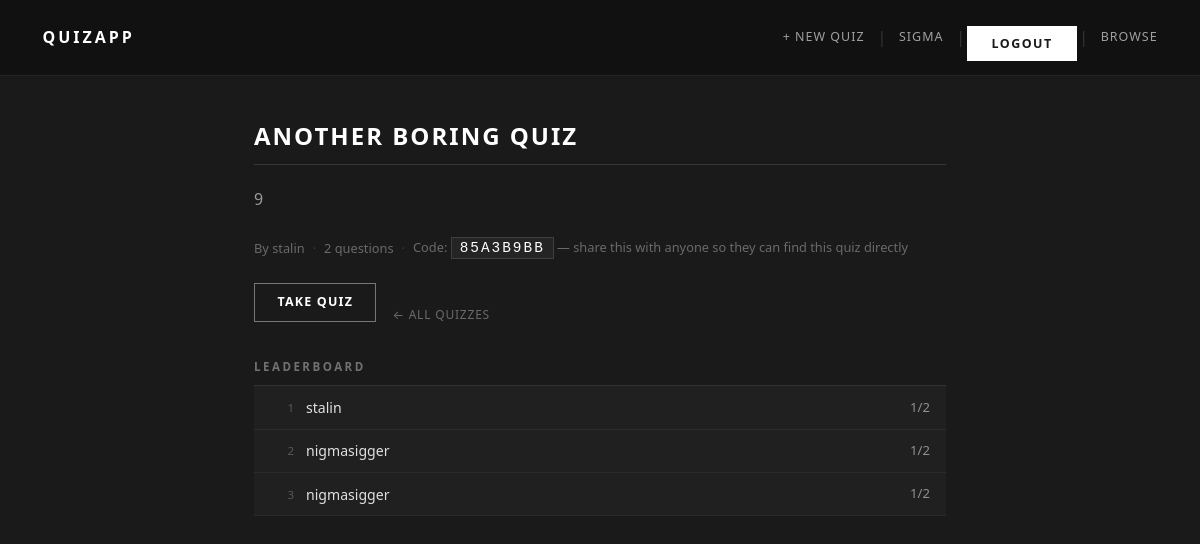
/quizzes/2/ (signed in), run on the app's committed database.
### quiz/models.py (models this page shows, shortened)
class Quiz(models.Model):
    title = models.CharField(max_length=200)
    description = models.TextField(blank=True)
    created_by = models.ForeignKey(User, on_delete=models.CASCADE, related_name='quizzes')
    created_at = models.DateTimeField(auto_now_add=True)
    invite_code = models.CharField(max_length=8, unique=True, null=True, blank=True)

class Participation(models.Model):
    user = models.ForeignKey(User, on_delete=models.CASCADE, related_name='participations')
    quiz = models.ForeignKey(Quiz, on_delete=models.CASCADE, related_name='participations')
    score = models.IntegerField(default=0)
    total = models.IntegerField(default=0)
    completed_at = models.DateTimeField(auto_now_add=True)

### quiz/views.py (the view)
# urls.py: path('quizzes/<int:quiz_id>/', views.quiz_detail, name='quiz_detail'),
def quiz_detail(request, quiz_id):
    quiz = get_object_or_404(Quiz, id=quiz_id)
    questions = quiz.questions.all()
    top_scores = (
        Participation.objects.filter(quiz=quiz)
        .select_related('user')
        .order_by('-score', 'completed_at')[:10]
    )
    can_edit = request.user.is_authenticated and (
        request.user == quiz.created_by or request.user.is_staff
    )
    return render(request, 'quiz/quiz_detail.html', {
        'quiz': quiz,
        'questions': questions,
        'top_scores': top_scores,
        'can_edit': can_edit,
    })

### quiz/templates/quiz/quiz_detail.html (shortened to what this page needs)
{% extends 'quiz/base.html' %}
{% block content %}
<h1>{{ quiz.title }}</h1>
<p class="quiz-description">{{ quiz.description }}</p>
<div class="quiz-meta">
    <span>By {{ quiz.created_by.username }}</span>
    <span class="sep">·</span>
    <span>{{ questions.count }} question{{ questions.count|pluralize }}</span>
    <span class="sep">·</span>
    <span>Code: <code class="invite-code">{{ quiz.invite_code }}</code> <span class="invite-hint">— share this with anyone so they can find this quiz directly</span></span>
</div>
<div class="action-row mt-1">
    <a href="{% url 'take_quiz' quiz.id %}" class="btn">Take Quiz</a>
    <a href="{% url 'quiz_list' %}" class="back-link">All Quizzes</a>
</div>
{% if top_scores %}
<h2>Leaderboard</h2>
<ol class="leaderboard">
    {% for p in top_scores %}
    <li class="{% if user.is_authenticated and p.user == user %}lb-mine{% endif %}">
        <span class="lb-rank">{{ forloop.counter }}</span>
        <span class="lb-user">{{ p.user.username }}</span>
        <span class="lb-score">{{ p.score }}{% if p.total %}/{{ p.total }}{% endif %}</span>
    </li>
    {% endfor %}
</ol>
{% endif %}
{% endblock %}

### quiz/templates/quiz/base.html (shortened to what this page needs)
{% load static %}
<!DOCTYPE html>
<html lang="en">
<head>
    <link rel="stylesheet" href="{% static 'css/style.css' %}">
</head>
<body>
    <nav>
        <a href="{% url 'home' %}" class="brand">QuizApp</a>
        <div class="nav-links">
            {% if user.is_authenticated %}
                <a href="{% url 'create_quiz' %}">+ New Quiz</a>
                <span class="sep">|</span>
                <a href="{% url 'profile' %}">{{ user.username }}</a>
                <span class="sep">|</span>
                <form method="post" action="{% url 'logout' %}" style="display:inline">
                    <button type="submit" class="nav-logout-btn">Logout</button>
                </form>
            {% else %}
                <a href="{% url 'login' %}">Login</a>
                <span class="sep">|</span>
                <a href="{% url 'signup' %}">Register</a>
            {% endif %}
            <span class="sep">|</span>
            <a href="{% url 'quiz_list' %}">Browse</a>
        </div>
    </nav>
    <div class="container">
        {% block content %}{% endblock %}
    </div>
</body>
</html>

### static/css/style.css (style rules this page uses)
*, *::before, *::after { box-sizing: border-box; margin: 0; padding: 0; }
body { background-color: #1a1a1a; color: #e0e0e0; font-family: 'Segoe UI', system-ui, -apple-system, sans-serif; line-height: 1.65; min-height: 100vh; }
nav { background-color: #111111; padding: 0.875rem 2rem; display: flex; align-items: center; justify-content: space-between; border-bottom: 1px solid rgba(255, 255, 255, 0.08); }
nav .brand { color: #ffffff; font-size: 1rem; font-weight: 700; letter-spacing: 3px; text-transform: uppercase; text-decoration: none; }
.nav-links { display: flex; align-items: center; gap: 0.15rem; }
nav a { color: rgba(255, 255, 255, 0.6); text-decoration: none; font-size: 0.78rem; letter-spacing: 1px; text-transform: uppercase; padding: 0.3rem 0.65rem; transition: color 0.15s, background 0.15s; }
.sep { color: rgba(255, 255, 255, 0.15); user-select: none; }
.nav-logout-btn { background: none; border: none; color: rgba(255, 255, 255, 0.6); font-size: 0.78rem; letter-spacing: 1px; text-transform: uppercase; padding: 0.3rem 0.65rem; cursor: pointer; font-family: inherit; transition: color 0.15s, background 0.15s; }
.container { max-width: 740px; margin: 2.5rem auto; padding: 0 1.5rem; }
h1 { font-size: 1.5rem; color: #ffffff; margin-bottom: 1.25rem; padding-bottom: 0.55rem; border-bottom: 1px solid rgba(255, 255, 255, 0.12); text-transform: uppercase; letter-spacing: 2px; font-weight: 700; }
h2 { font-size: 0.72rem; color: rgba(255, 255, 255, 0.38); margin: 2rem 0 0.6rem; text-transform: uppercase; letter-spacing: 2.5px; font-weight: 600; }
p { margin-bottom: 0.85rem; color: #aaaaaa; }
a { color: rgba(255, 255, 255, 0.75); text-decoration: none; }
.back-link { display: inline-block; margin-top: 1.5rem; font-size: 0.75rem; color: rgba(255, 255, 255, 0.35); letter-spacing: 0.8px; text-transform: uppercase; }
.back-link::before { content: '← '; }
.btn { display: inline-block; background-color: transparent; color: #ffffff; border: 1px solid rgba(255, 255, 255, 0.4); padding: 0.5rem 1.4rem; font-size: 0.78rem; font-family: inherit; cursor: pointer; text-decoration: none; letter-spacing: 1.2px; text-transform: uppercase; font-weight: 600; transition: background-color 0.15s, border-color 0.15s; }
button[type="submit"], input[type="submit"] { background-color: #ffffff; color: #1a1a1a; border: none; padding: 0.55rem 1.5rem; font-size: 0.78rem; font-family: inherit; cursor: pointer; margin-top: 0.75rem; letter-spacing: 1.5px; text-transform: uppercase; font-weight: 700; transition: background-color 0.15s; }
.quiz-meta { font-size: 0.8rem; color: rgba(255,255,255,0.35); margin-bottom: 1.25rem; display: flex; align-items: center; gap: 0.5rem; flex-wrap: wrap; }
.invite-code { background: #242424; border: 1px solid rgba(255,255,255,0.12); padding: 0.15rem 0.5rem; font-family: monospace; font-size: 0.9rem; color: #ffffff; letter-spacing: 2px; }
.leaderboard { list-style: none; padding: 0; margin-bottom: 1.5rem; counter-reset: none; }
.leaderboard li { display: flex; align-items: center; gap: 0.75rem; padding: 0.6rem 1rem; border-bottom: 1px solid rgba(255,255,255,0.05); background: #202020; font-size: 0.88rem; }
.leaderboard li:first-child { border-top: 1px solid rgba(255,255,255,0.08); }
.lb-rank { color: rgba(255,255,255,0.25); font-size: 0.72rem; width: 1.5rem; text-align: right; flex-shrink: 0; }
.lb-user { flex: 1; color: #e0e0e0; }
.lb-score { color: rgba(255,255,255,0.5); font-size: 0.82rem; font-variant-numeric: tabular-nums; }
.quiz-description { color: #999999; margin-bottom: 1.5rem; line-height: 1.75; }
.action-row { display: flex; gap: 1rem; align-items: center; flex-wrap: wrap; }
.mt-1 { margin-top: 1rem; }

### data on the page
Quiz: title "ANOTHER BORING QUIZ", description "9", created_by.username "stalin", count "2", invite_code "85A3B9BB"
Participation: user.username "stalin", score "1", total "2"
Participation: user.username "nigmasigger", score "1", total "2"
Participation: user.username "nigmasigger", score "1", total "2"

### other printed values
{{ user.username }} "SIGMA"
